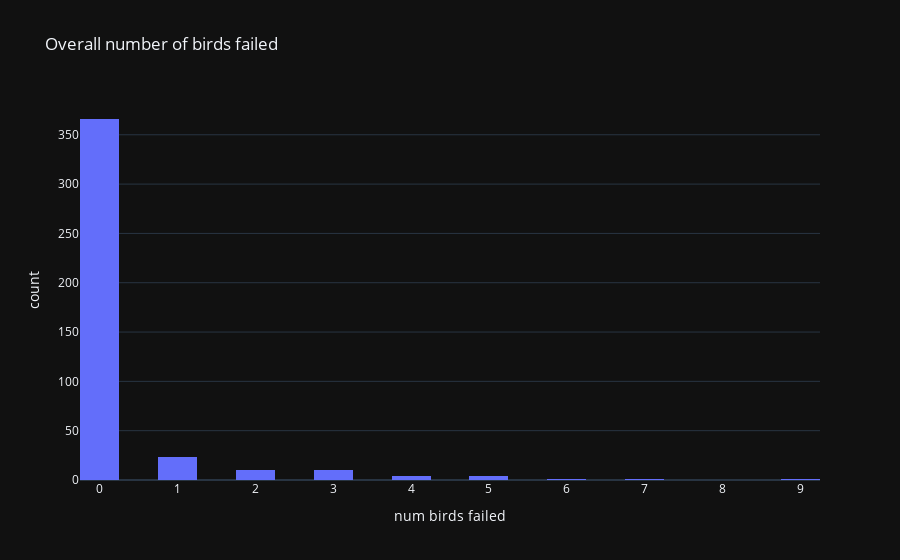

Notebook code cell kept with this figure:
### Code cell
# this is not going to be a useful metric, if the number of frames is sufficient
# for birds to have enough time to succeed
px.histogram(
    impactDF,
    x="num birds failed",
    nbins=20,
    title="Overall number of birds failed",
    template="plotly_dark",
)

### Figure 1 — Plotly figure (JSON) as saved in the notebook; plotly's stock layout.template omitted (floating-point values rounded to 4 significant figures; data arrays with more than 128 entries replaced by an {"elided": "..."} marker saying what was removed)
{"data": [{"alignmentgroup": "True", "bingroup": "x", "hovertemplate": "num birds failed=%{x}<br>count=%{y}<extra></extra>", "legendgroup": "", "marker": {"color": "#636efa", "pattern": {"shape": ""}}, "name": "", "nbinsx": 20, "offsetgroup": "", "orientation": "v", "showlegend": false, "type": "histogram", "x": {"elided": "420 int values"}, "xaxis": "x", "yaxis": "y"}], "layout": {"barmode": "relative", "legend": {"tracegroupgap": 0}, "title": {"text": "Overall number of birds failed"}, "xaxis": {"anchor": "y", "domain": [0, 1], "title": {"text": "num birds failed"}}, "yaxis": {"anchor": "x", "domain": [0, 1], "title": {"text": "count"}}}}
